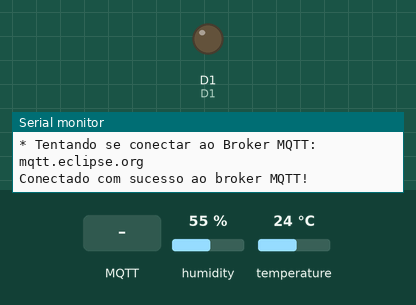
This sketch was run on a simulated ESP8266 (NodeMCU). Parts: output pins drawn as LEDs (lit = HIGH), the last lines printed to the serial monitor. Inputs (shaded band) come from the test bench; at power-on: humidity 55 %, temperature 24 °C. WiFi joins after 1.5 s; servers stay silent unless stated; no MQTT or app messages arrive unless stated.

Above: at 2.7 s.
2.8 s: MQTT message "ON" arrives on the first subscribed topic
At 3.9 s:
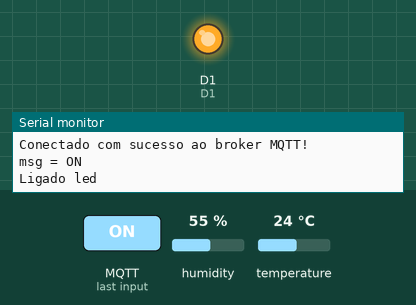
4.3 s: MQTT message "OFF" arrives on the first subscribed topic
At 5.0 s:
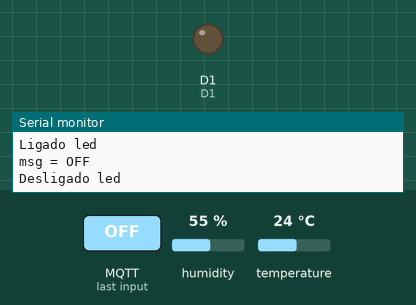
Timing chart, 0 to 7.3 s (numbered marks = the images above; inputs shaded):
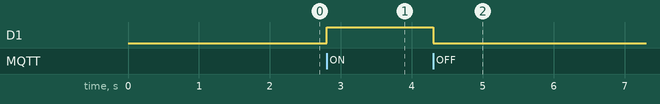

Measured:
- after the input at 2.8 s, D1: LOW → HIGH at once
- after the input at 4.3 s, D1: HIGH → LOW at once

The sketch:

prova1.ino
```cpp
#include <ESP8266WiFi.h> // Importa a Biblioteca ESP8266WiFi
#include <PubSubClient.h> // Importa a Biblioteca PubSubClient
#include <WiFiManager.h>
#include <DNSServer.h>
#include <ESP8266WebServer.h>
#include <ESP8266mDNS.h>
//#include <WiFiUdp.h>
#include <ArduinoOTA.h>
// --- DHT ---
#include <DHT.h>


#define DHTPIN D3
#define DHTTYPE DHT11

DHT dht(DHTPIN, DHTTYPE);

//defines de id mqtt e tópicos para publicação e subscribe

#define TOPICO_SUBSCRIBE_P1 "denis/LED"     //tópico MQTT de escuta luz 1


#define ID_MQTT  "ID_MQTT_denis"     //id mqtt (para identificação de sessão)
                               //IMPORTANTE: este deve ser único no broker (ou seja,
                               //            se um client MQTT tentar entrar com o mesmo
                               //            id de outro já conectado ao broker, o broker
                               //            irá fechar a conexão de um deles).

#define USER_MQTT  "DenisLogin"   // usuario no MQTT
#define PASS_MQTT  "teste123"  // senha no MQTT


//defines - mapeamento de pinos do NodeMCU
#define D0    16
#define D1    5
#define D2    4
#define D3    0
#define D4    2
#define D5    14
#define D6    12
#define D7    13
#define D8    15
#define D9    3
#define D10   1


// WIFI Manager
const char* myHostnameManager = "DenisEsp"; // Nome do host na rede
const char* SSIDManager = "Denis-Vinicius-Manager"; // SSID / nome da rede WI-FI (AP) do WiFiManager
const char* PASSWORDManager = "denis123"; // Senha da rede WI-FI (AP) do WiFiManager


// WIFI
const char* SSID = "Denis"; // SSID / nome da rede WI-FI que deseja se conectar
const char* PASSWORD = "thiago123"; // Senha da rede WI-FI que deseja se conectar

// MQTT
const char* BROKER_MQTT = "mqtt.eclipse.org"; //URL do broker MQTT que se deseja utilizar
int BROKER_PORT = 1883; // Porta do Broker MQTT

long last = 0;

//Variáveis e objetos globais
WiFiClient espClient; // Cria o objeto espClient
PubSubClient MQTT(espClient); // Instancia o Cliente MQTT passando o objeto espClient


//Prototypes"
void initSerial();
void init_WifiAp();
void initOTA();
void initMQTT();
void reconectWiFi();
void mqtt_callback(char* topic, byte* payload, unsigned int length);
void VerificaConexoesWiFIEMQTT(void);
void InitOutput(void);
void getTempUmi();
/*
 *  Implementações das funções
 */
void setup()
{
    //inicializações:
    initSerial();
    init_WifiAp();
    initOTA();
    initMQTT();
    InitOutput();

}


//Função: inicializa comunicação serial com baudrate 115200 (para fins de monitorar no terminal serial
//        o que está acontecendo.
//Parâmetros: nenhum
//Retorno: nenhum
void initSerial()
{
    Serial.begin(115200);
}

//Função: inicializa e conecta-se na rede WI-FI desejada
//Parâmetros: nenhum
//Retorno: nenhum
void init_WifiAp()
{
  WiFi.hostname(myHostnameManager);
  WiFiManager wifiManager;

  //wifiManager.resetSettings(); //Usado para resetar ssid e senhas armazenadas

  wifiManager.setConfigPortalTimeout(60);

  if(!wifiManager.autoConnect(SSIDManager, PASSWORDManager)){
    Serial.println("Failed to connect and hit timeout");
    delay(3000);
    ESP.restart();
    delay(3000);
  }
  Serial.println("Connected");
}

//Função inicializa OTA - permite carga do novo programa via Wifi
void initOTA()
{
  Serial.println();
  Serial.println("Iniciando OTA....");
  ArduinoOTA.setHostname("Denis-Vinicius-OTA"); // Define o nome da porta

  // No authentication by default
   ArduinoOTA.setPassword((const char *)"denis123"); // senha para carga via WiFi (OTA)
  ArduinoOTA.onStart([]() {
    Serial.println("Start");
  });
  ArduinoOTA.onEnd([]() {
    Serial.println("\nEnd");
  });
  ArduinoOTA.onProgress([](unsigned int progress, unsigned int total) {
    Serial.printf("Progress: %u%%\r", (progress / (total / 100)));
  });
  ArduinoOTA.onError([](ota_error_t error) {
    Serial.printf("Error[%u]: ", error);
    if (error == OTA_AUTH_ERROR) Serial.println("Auth Failed");
    else if (error == OTA_BEGIN_ERROR) Serial.println("Begin Failed");
    else if (error == OTA_CONNECT_ERROR) Serial.println("Connect Failed");
    else if (error == OTA_RECEIVE_ERROR) Serial.println("Receive Failed");
    else if (error == OTA_END_ERROR) Serial.println("End Failed");
  });
  ArduinoOTA.begin();
}

//Função: inicializa parâmetros de conexão MQTT(endereço do
//        broker, porta e seta função de callback)
//Parâmetros: nenhum
//Retorno: nenhum
void initMQTT()
{
    MQTT.setServer(BROKER_MQTT, BROKER_PORT);   //informa qual broker e porta deve ser conectado
    MQTT.setCallback(mqtt_callback);            //atribui função de callback (função chamada quando qualquer informação de um dos tópicos subescritos chega)
}

//Função: função de callback
//        esta função é chamada toda vez que uma informação de
//        um dos tópicos subescritos chega)
//Parâmetros: nenhum
//Retorno: nenhum
void mqtt_callback(char* topic, byte* payload, unsigned int length)
{
    String msg;

    //obtem a string do payload recebido
    for(int i = 0; i < length; i++)
    {
       char c = (char)payload[i];
       msg += c;

    }

    Serial.println("msg = " +  msg);

   if (msg.equals("ON")) // liga led
   {
      digitalWrite(D1, HIGH);
      Serial.println("Ligado led");
   }

   if (msg.equals("OFF"))
   {
      digitalWrite(D1, LOW);
      Serial.println("Desligado led");
   }

}


//Função: reconecta-se ao broker MQTT (caso ainda não esteja conectado ou em caso de a conexão cair)
//        em caso de sucesso na conexão ou reconexão, o subscribe dos tópicos é refeito.
//Parâmetros: nenhum
//Retorno: nenhum
void reconnectMQTT()
{
    while (!MQTT.connected())
    {
        Serial.print("* Tentando se conectar ao Broker MQTT: ");
        Serial.println(BROKER_MQTT);
//        if (MQTT.connect(ID_MQTT, USER_MQTT,PASS_MQTT)) // parameros usados para broker proprietário
                                                          // ID do MQTT, login do usuário, senha do usuário

           if (MQTT.connect(ID_MQTT))
        {
            Serial.println("Conectado com sucesso ao broker MQTT!");
            MQTT.subscribe(TOPICO_SUBSCRIBE_P1);

        }
        else
        {
            Serial.println("Falha ao reconectar no broker.");
            Serial.println("Havera nova tentatica de conexao em 2s");
            delay(2000);
        }
    }
}


//Função: reconecta-se ao WiFi
//Parâmetros: nenhum
//Retorno: nenhudm
void reconectWiFi()
{
    //se já está conectado a rede WI-FI, nada é feito.
    //Caso contrário, são efetuadas tentativas de conexão
    if (WiFi.status() == WL_CONNECTED)
        return;

    WiFi.begin(SSID, PASSWORD); // Conecta na rede WI-FI

    if(WiFi.status() != WL_CONNECTED){
      //init_WifiAp();
      Serial.println("Connection dropped");
      delay(3000);
      ESP.restart(); //reinicia o ESP para iniciar o Wifi Manager
      delay(3000);
    }

    Serial.println();
    Serial.print("Conectado com sucesso na rede: ");
    Serial.print(SSID);
    Serial.println();
    Serial.print("IP obtido: ");
    Serial.print(WiFi.localIP());  // mostra o endereço IP obtido via DHCP
    Serial.println();
    Serial.print("Endereço MAC: ");
    Serial.print(WiFi.macAddress()); // mostra o endereço MAC do esp8266
}


//Função: verifica o estado das conexões WiFI e ao broker MQTT.
//        Em caso de desconexão (qualquer uma das duas), a conexão
//        é refeita.
//Parâmetros: nenhum
//Retorno: nenhum
void VerificaConexoesWiFIEMQTT(void)
{

    reconectWiFi(); //se não há conexão com o WiFI, a conexão é refeita

    if (!MQTT.connected())
        reconnectMQTT(); //se não há conexão com o Broker, a conexão é refeita

}


//Função: inicializa o output em nível lógico baixo
//Parâmetros: nenhum
//Retorno: nenhum
void InitOutput(void)
{
    //enviar HIGH para o output faz o Led acender / enviar LOW faz o Led apagar)

    pinMode(D1, OUTPUT);
    digitalWrite(D1, LOW);

}


//Função: Mede a temperatura e umidade para publicar no MQTT
//Parâmetros: nenhum
//Retorno: nenhum
void getTempUmi(){
  int umidade = dht.readHumidity(); //lê a umidade

  char humString[8];
  dtostrf(umidade, 1, 2, humString); //passa para string

  int temperatura = dht.readTemperature(false);//lê a temperatura

  char tempString[8];
  dtostrf(temperatura, 1, 2, tempString); //passa para string

  MQTT.publish("denis-vini/temp", tempString);//publica a temperatura
  MQTT.publish("denis-vini/humi", humString);//publica a umidade
}


//programa principal
void loop()
{
    // keep-alive da comunicação OTA
    ArduinoOTA.handle();

    //garante funcionamento das conexões WiFi e ao broker MQTT
    VerificaConexoesWiFIEMQTT();

    long now = millis(); //pega o tempo atual
    if (now - last > 5000) { //compara o atual com a ultima, se passou 5 segundos publica novamente
      last = now; // guarda a ultima vez que publicou

      getTempUmi(); //mede a temperatura e umidade para publicar no MQTT
    }
    //keep-alive da comunicação com broker MQTT
    MQTT.loop();

}
```
